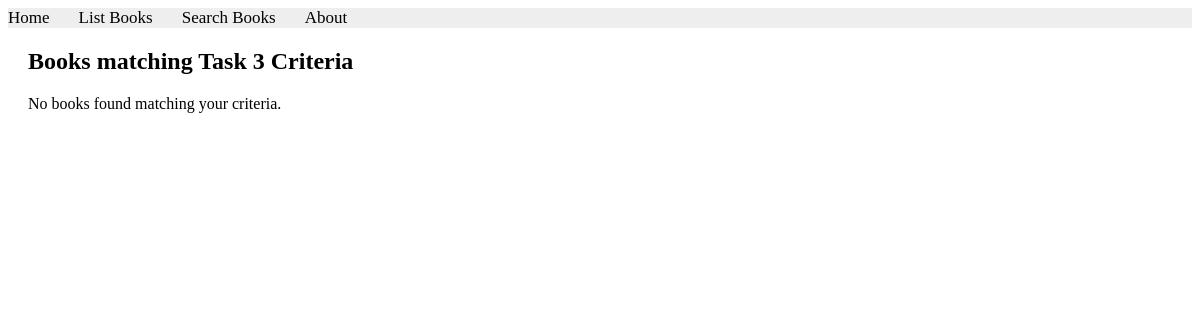
The page /books/lab8/task3 on the database as committed earlier.
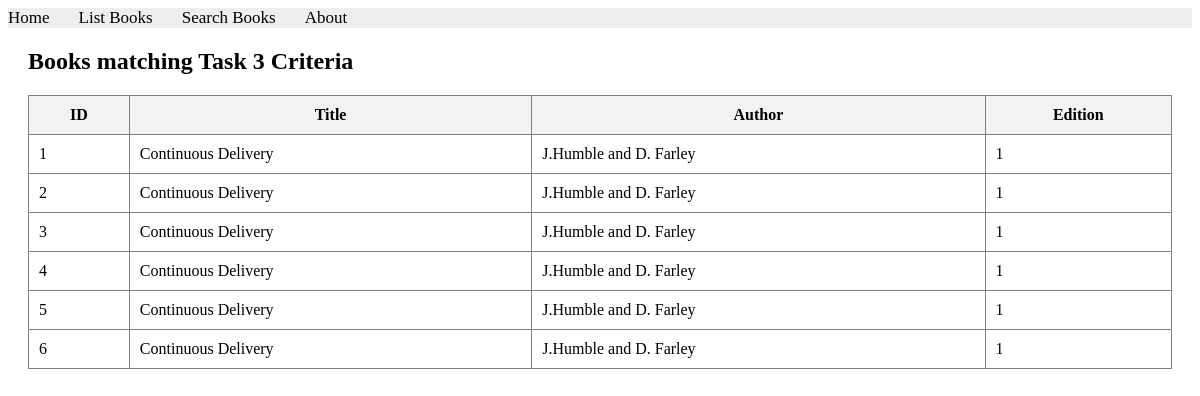
The same page on the database as committed later.
### apps/bookmodule/models.py (models this page shows)
class Book(models.Model):
    title = models.CharField(max_length = 50)
    author = models.CharField(max_length = 50)
    price = models.FloatField(default = 0.0)
    edition = models.SmallIntegerField(default = 1)

### apps/bookmodule/views.py (the view)
# urls.py: path('lab8/task3', views.lab8_task3, name='lab8_task3'),
def lab8_task3(request):
    books = Book.objects.filter(~Q(edition__gt=3) & (~Q(title__icontains='co') | ~Q(author__icontains='co')))
    return render(request, 'bookmodule/lab8_task3.html', {'books': books})

### apps/templates/bookmodule/lab8_task3.html (shortened to what this page needs)
{% extends "layouts/base.html" %}
{% load static %}
{% block content %}
<div style="margin: 20px;">
    <h2>Books matching Task 3 Criteria</h2>
    {% if books %}
        <table border="1" cellpadding="10" cellspacing="0" style="border-collapse: collapse; width: 100%;">
            <thead>
                <tr style="background-color: #f2f2f2;">
                    <th>ID</th>
                    <th>Title</th>
                    <th>Author</th>
                    <th>Edition</th>
                </tr>
            </thead>
            <tbody>
                {% for book in books %}
                <tr>
                    <td>{{ book.id }}</td>
                    <td>{{ book.title }}</td>
                    <td>{{ book.author }}</td>
                    <td>{{ book.edition }}</td>
                </tr>
                {% endfor %}
            </tbody>
        </table>
    {% else %}
        <p>No books found matching your criteria.</p>
    {% endif %}
    <br>
</div>
{% endblock content %}

Rows that differ between the two databases and show on the page:
added Book: id "1", title "Continuous Delivery", author "J.Humble and D. Farley", edition "1"
added Book: id "2", title "Continuous Delivery", author "J.Humble and D. Farley", edition "1"
added Book: id "3", title "Continuous Delivery", author "J.Humble and D. Farley", edition "1"
added Book: id "4", title "Continuous Delivery", author "J.Humble and D. Farley", edition "1"
added Book: id "5", title "Continuous Delivery", author "J.Humble and D. Farley", edition "1"
added Book: id "6", title "Continuous Delivery", author "J.Humble and D. Farley", edition "1"
Other text that changed with them:
text no longer shown: "No books found matching your criteria."
text now shown: "ID Title Author Edition"
